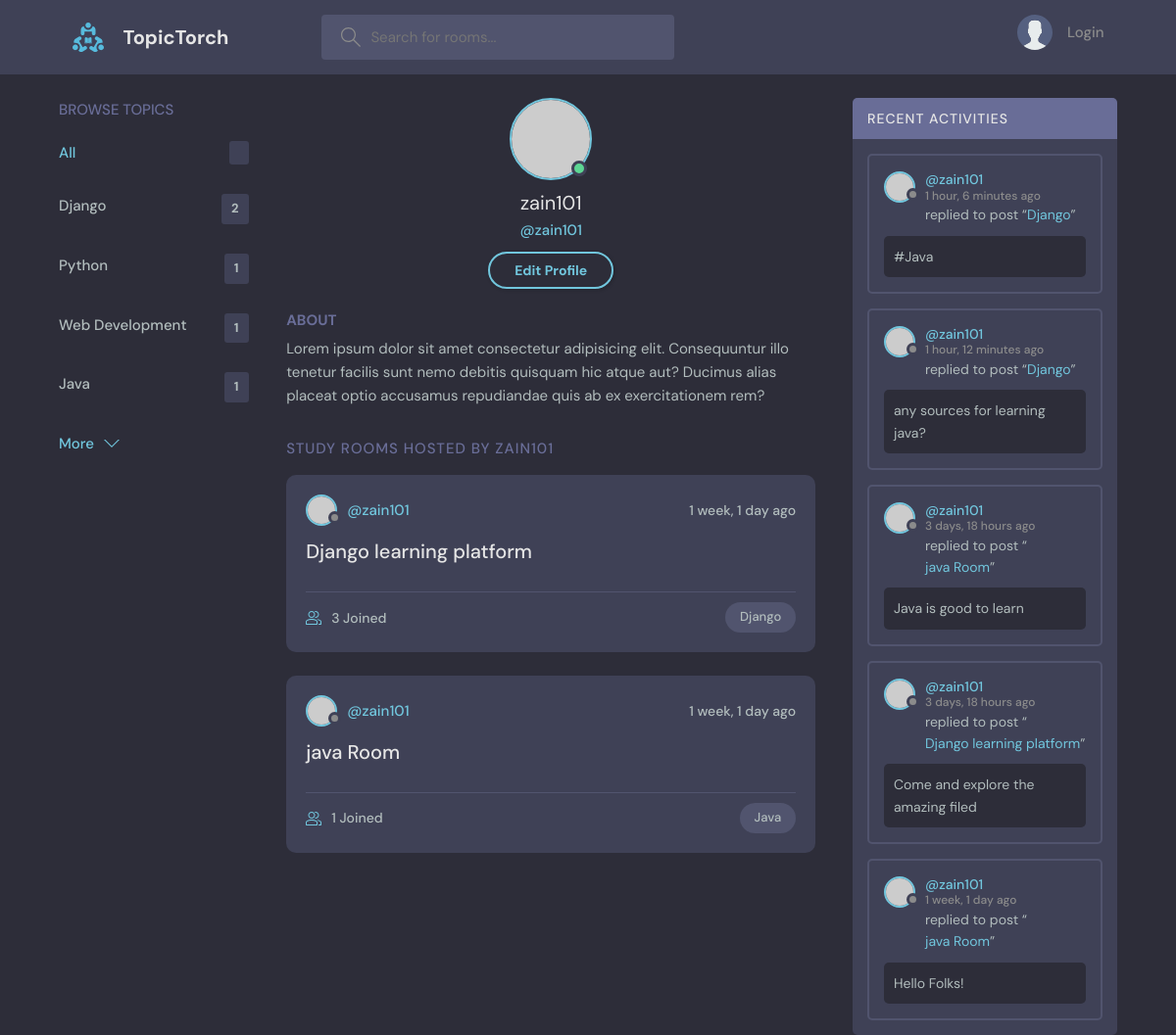
Screenshot of /user-profile/1/ with the database file from the repository.
### base/models.py (models this page shows, shortened)
class Topic(models.Model):
    name = models.CharField(max_length=200)

class Room(models.Model):
    host = models.ForeignKey(User, on_delete=models.SET_NULL, null=True)
    members = models.ManyToManyField(User, related_name='members', blank=True)
    topic = models.ForeignKey(Topic, on_delete=models.SET_NULL, null=True)
    name = models.CharField(max_length=200)
    desc = models.TextField(null=True, blank=True)
    updated = models.DateTimeField(auto_now=True)
    created = models.DateTimeField(auto_now_add=True)
    class Meta:      # for maintaining the order
        ordering = ['-updated', '-created']
    def __str__(self):
        return self.name

class Message(models.Model):
    user = models.ForeignKey(User, on_delete=models.CASCADE)
    room = models.ForeignKey(Room, on_delete=models.CASCADE)
    body = models.TextField()
    updated = models.DateTimeField(auto_now=True)
    created = models.DateTimeField(auto_now_add=True)
    class Meta:      # for maintaining the order
        ordering = ['-updated', '-created']

### base/views.py (the view)
# urls.py: path('user-profile/<str:pk>/', views.userProfile, name='user-profile'),
def userProfile(request, pk):
    user = User.objects.get(id=pk)
    rooms = user.room_set.all()
    room_messages = user.message_set.all()
    topics = Topic.objects.all()
    context = {'user': user, 'rooms': rooms, 'room_messages': room_messages, 'topics': topics}
    return render(request, 'base/userProfile.html', context)

### base/templates/base/userProfile.html
{% extends 'main.html' %}
{% block content %}
<main class="profile-page layout layout--3">
    <div class="container">
      {% include 'base/topics_components.html' %}
      <div class="roomList">
        <div class="profile">
          <div class="profile__avatar">
            <div class="avatar avatar--large active">
              <img src="https://randomuser.me/api/portraits/men/11.jpg" />
            </div>
          </div>
          <div class="profile__info">
            <h3>{{user.username}}</h3>
            <p>@{{user.username}}</p>
            <a href="edit-user.html" class="btn btn--main btn--pill">Edit Profile</a>
          </div>
          <div class="profile__about">
            <h3>About</h3>
            <p>
              Lorem ipsum dolor sit amet consectetur adipisicing elit. Consequuntur illo tenetur
              facilis sunt nemo debitis quisquam hic atque aut? Ducimus alias placeat optio
              accusamus repudiandae quis ab ex exercitationem rem?
            </p>
          </div>
        </div>
        <div class="roomList__header">
          <div>
            <h2>Study Rooms Hosted by {{user.username}}</a>
            </h2>
          </div>
        </div>
        {% include 'base/feed_components.html' %}
      </div>
      {% include 'base/activity_components.html' %}
    </div>
  </main>
  {% endblock content %}

### base/templates/base/topics_components.html
<div class="topics">
   <div class="topics__header">
      <h2>Browse Topics</h2>
   </div>
   <ul class="topics__list">
      <li>
         <a href="{% url 'home' %}" class="active">All <span>{{rooms_count}}</span></a>
      </li>
      {% for topic in topics %}
      <li>
         <a href="{% url 'home' %}?query={{topic.name}}">{{topic.name}} <span>{{topic.room_set.all.count}}</span></a>
      </li>
      {% endfor %}
   </ul>
   <a class="btn btn--link" href="topics.html">
      More
      <svg version="1.1" xmlns="http://www.w3.org/2000/svg" width="32" height="32" viewBox="0 0 32 32">
         <title>chevron-down</title>
         <path d="M16 21l-13-13h-3l16 16 16-16h-3l-13 13z"></path>
      </svg>
   </a>
</div>

### base/templates/base/feed_components.html (shortened to what this page needs)
{% for room in rooms %}
<div class="roomListRoom">
   <div class="roomListRoom__header">
      <a href="{% url 'user-profile' room.host.id %}" class="roomListRoom__author">
         <div class="avatar avatar--small">
            <img src="https://randomuser.me/api/portraits/women/11.jpg" />
         </div>
         <span>@{{room.host.username}}</span>
      </a>
      <div class="roomListRoom__actions">
         <span>{{room.created|timesince}} ago</span>
      </div>
   </div>
   <div class="roomListRoom__content">
      <a href="{% url 'room' room.id %}">{{room.name}}</a>
   </div>
   <div class="roomListRoom__meta">
      <a href="{% url 'room' room.id %}" class="roomListRoom__joined">
         {{room.members.all.count}} Joined
      </a>
      <p class="roomListRoom__topic">{{room.topic.name}}</p>
   </div>
</div>
{% endfor %}

### base/templates/base/activity_components.html (shortened to what this page needs)
<div class="activities">
   <div class="activities__header">
      <h2>Recent Activities</h2>
   </div>
   {% for message in room_messages %}
   <div class="activities__box">
      <div class="activities__boxHeader roomListRoom__header">
         <a href="{% url 'user-profile' message.user.id %}" class="roomListRoom__author">
            <div class="avatar avatar--small">
               <img src="https://randomuser.me/api/portraits/women/11.jpg" />
            </div>
            <p>
               @{{message.user}}
               <span>{{message.created|timesince}} ago</span>
            </p>
         </a>
      </div>
      <div class="activities__boxContent">
         <p>replied to post “<a href="{% url 'room' message.room.id %}">{{message.room}}</a>”</p>
         <div class="activities__boxRoomContent">
            {{message.body}}
         </div>
      </div>
   </div>
   {% endfor %}
</div>

### rows the page displays
Topic: name "Django", room_set.all.count "2"
Topic: name "Python", room_set.all.count "1"
Topic: name "Web Development", room_set.all.count "1"
Topic: name "Java", room_set.all.count "1"
Room: host.username "zain101", created "1 week, 1 day", name "Django learning platform", members.all.count "3", topic.name "Django"
Room: host.username "zain101", created "1 week, 1 day", name "java Room", members.all.count "1", topic.name "Java"
Message: user "zain101", created "1 hour, 6 minutes", room "Django", body "#Java"
Message: user "zain101", created "1 hour, 12 minutes", room "Django", body "any sources for learning java?"
Message: user "zain101", created "3 days, 18 hours", room "java Room", body "Java is good to learn"
Message: user "zain101", created "3 days, 18 hours", room "Django learning platform", body "Come and explore the amazing filed"
Message: user "zain101", created "1 week, 1 day", room "java Room", body "Hello Folks!"

### other values shown
{{ user.username }} "zain101"
{{ user.username }} "ZAIN101"
